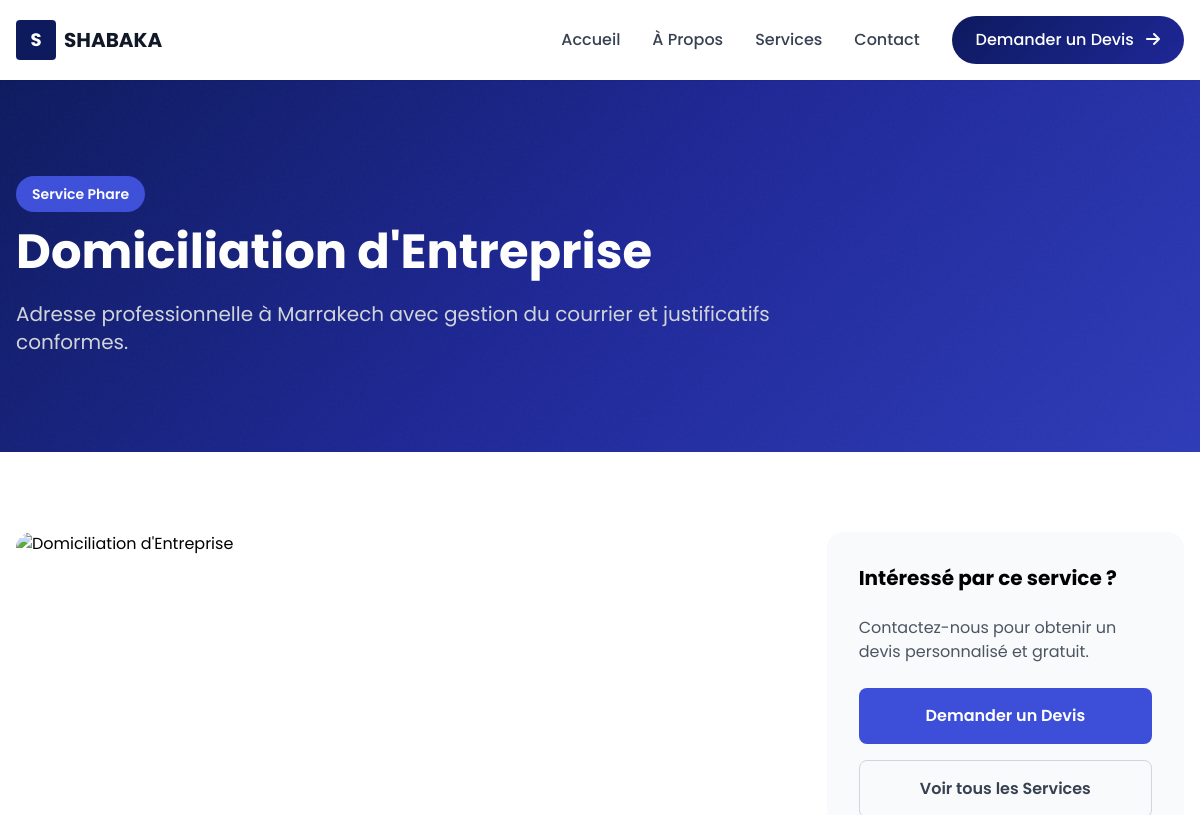
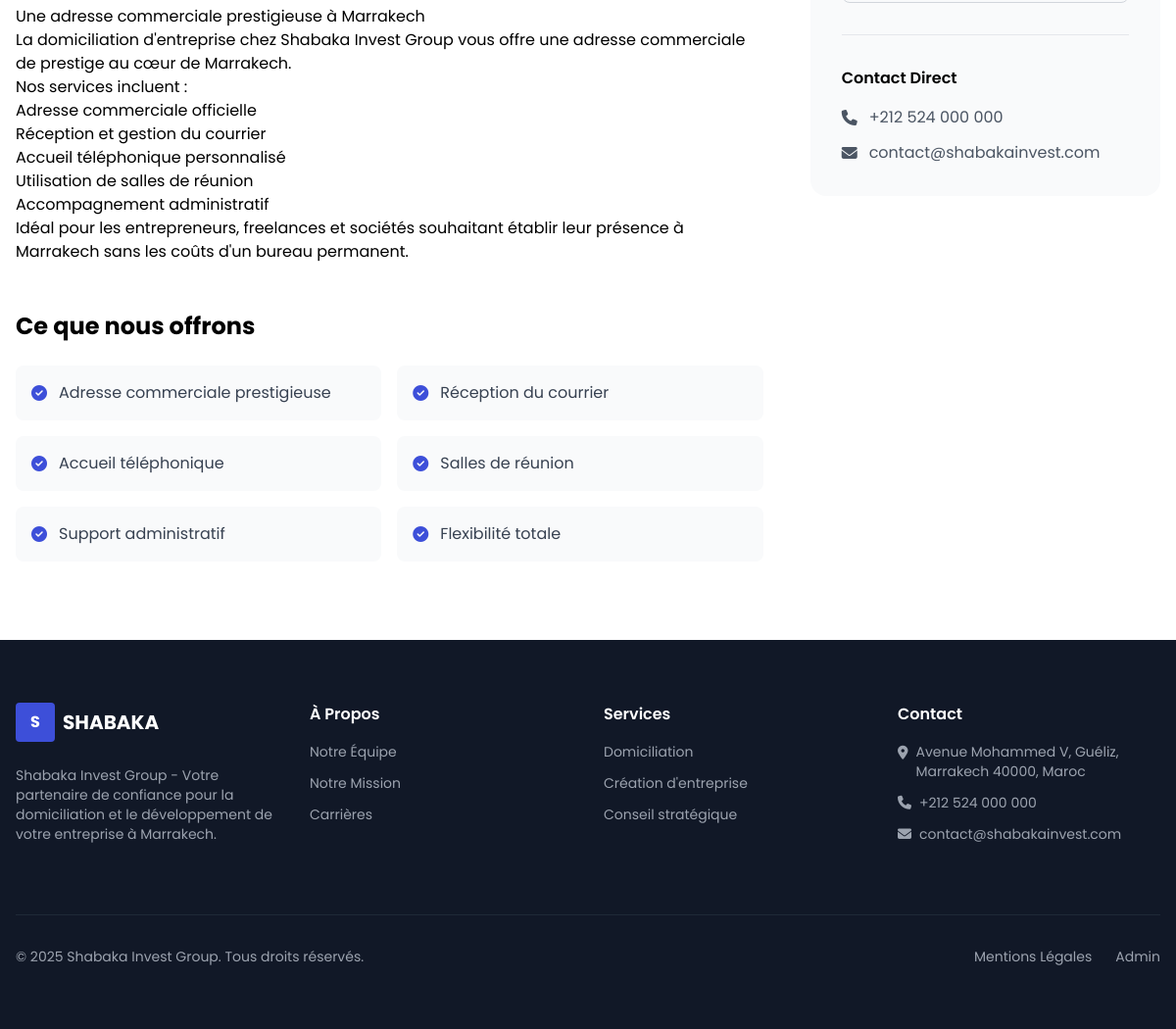
Page /services/domiciliation-entreprise on the committed database (2 pictures, top to bottom).
### modeles/__init__.py (models this page shows)
class Service(db.Model):
    __tablename__ = 'services'
    id = db.Column(db.Integer, primary_key=True)
    name = db.Column(db.String(150), nullable=False)
    slug = db.Column(db.String(100), unique=True, nullable=False)
    short_description = db.Column(db.String(300))
    description = db.Column(db.Text)
    icon = db.Column(db.String(50))
    image = db.Column(db.String(500))
    features = db.Column(db.Text)
    is_featured = db.Column(db.Boolean, default=False)
    order = db.Column(db.Integer, default=0)
    is_active = db.Column(db.Boolean, default=True)
    created_at = db.Column(db.DateTime, default=datetime.utcnow)
    updated_at = db.Column(db.DateTime, default=datetime.utcnow, onupdate=datetime.utcnow)

class SiteSettings(db.Model):
    __tablename__ = 'site_settings'
    id = db.Column(db.Integer, primary_key=True)
    site_name = db.Column(db.String(150), default='Shabaka Invest Group')
    logo = db.Column(db.String(500))
    favicon = db.Column(db.String(500))
    email = db.Column(db.String(120))
    phone = db.Column(db.String(30))
    address = db.Column(db.Text)
    facebook = db.Column(db.String(300))
    linkedin = db.Column(db.String(300))
    instagram = db.Column(db.String(300))
    whatsapp = db.Column(db.String(30))
    footer_text = db.Column(db.Text)
    google_analytics = db.Column(db.String(50))
    twitter = db.Column(db.String(300))
    youtube = db.Column(db.String(300))
    custom_header_code = db.Column(db.Text)
    custom_footer_code = db.Column(db.Text)
    updated_at = db.Column(db.DateTime, default=datetime.utcnow, onupdate=datetime.utcnow)

### routes/public.py (the view)
@public_bp.route('/services/<slug>')
def service_detail(slug):
    service = ContentService.get_service_by_slug(slug)
    if not service:
        flash('Service non trouvé.', 'warning')
        return redirect(url_for('public.services'))
    return render_template('public/service_detail.html', service=service)

### main.py (called while the page is built)
@app.after_request
def add_header(response):
    response.headers['Cache-Control'] = 'no-cache, no-store, must-revalidate'
    response.headers['Pragma'] = 'no-cache'
    response.headers['Expires'] = '0'
    return response

### routes/public.py (called while the page is built)
@public_bp.context_processor
def inject_settings():
    settings = SettingsService.get_settings()
    services = ContentService.get_all_services()
    return dict(site_settings=settings, all_services=services)

### services/__init__.py (called while the page is built, shortened)
    @staticmethod
    def get_all_services(active_only=True):
        query = Service.query
        if active_only:
            query = query.filter_by(is_active=True)
        return query.order_by(Service.order).all()

    @staticmethod
    def get_service_by_slug(slug):
        return Service.query.filter_by(slug=slug, is_active=True).first()

    @staticmethod
    def get_settings():
        settings = SiteSettings.query.first()
        return settings

### templates/public/service_detail.html
{% extends 'base.html' %}
{% block content %}
<section class="hero-gradient py-24">
    <div class="max-w-7xl mx-auto px-4">
        <div class="max-w-3xl">
            {% if service.is_featured %}
            <span class="inline-block bg-primary-600 text-white px-4 py-2 rounded-full text-sm font-semibold mb-4">Service Phare</span>
            {% endif %}
            <h1 class="text-5xl font-bold text-white mb-6">{{ service.name }}</h1>
            <p class="text-xl text-gray-300">{{ service.short_description }}</p>
        </div>
    </div>
</section>
<section class="py-20 bg-white">
    <div class="max-w-7xl mx-auto px-4">
        <div class="grid md:grid-cols-3 gap-12">
            <div class="md:col-span-2">
                {% if service.image %}
                <img src="{{ service.image }}" alt="{{ service.name }}" class="w-full h-64 object-cover rounded-2xl mb-8">
                {% else %}
                <img src="https://images.unsplash.com/photo-1497366216548-37526070297c?w=800" alt="{{ service.name }}" class="w-full h-64 object-cover rounded-2xl mb-8">
                {% endif %}
                <div class="prose prose-lg max-w-none">
                    {{ service.description | safe if service.description else '' }}
                </div>
                {% if service.features %}
                <div class="mt-12">
                    <h3 class="text-2xl font-bold text-secondary-900 mb-6">Ce que nous offrons</h3>
                    <div class="grid md:grid-cols-2 gap-4">
                        {% for feature in service.features.split(',') %}
                        <div class="flex items-center space-x-3 p-4 bg-gray-50 rounded-lg">
                            <i class="fas fa-check-circle text-primary-600"></i>
                            <span class="text-gray-700">{{ feature.strip() }}</span>
                        </div>
                        {% endfor %}
                    </div>
                </div>
                {% endif %}
            </div>
            <div class="md:col-span-1">
                <div class="bg-gray-50 rounded-2xl p-8 sticky top-24">
                    <h3 class="text-xl font-bold text-secondary-900 mb-6">Intéressé par ce service ?</h3>
                    <p class="text-gray-600 mb-6">Contactez-nous pour obtenir un devis personnalisé et gratuit.</p>
                    <a href="{{ url_for('public.contact') }}?service={{ service.slug }}" class="block w-full bg-primary-600 text-white text-center px-6 py-4 rounded-lg hover:bg-primary-700 transition font-semibold mb-4">
                        Demander un Devis
                    </a>
                    <a href="{{ url_for('public.services') }}" class="block w-full border border-gray-300 text-gray-700 text-center px-6 py-4 rounded-lg hover:bg-gray-100 transition font-semibold">
                        Voir tous les Services
                    </a>
                    <div class="mt-8 pt-8 border-t border-gray-200">
                        <h4 class="font-semibold text-secondary-900 mb-4">Contact Direct</h4>
                        {% if site_settings %}
                        <div class="space-y-3">
                            <a href="tel:{{ site_settings.phone }}" class="flex items-center text-gray-600 hover:text-primary-600">
                                <i class="fas fa-phone mr-3"></i>{{ site_settings.phone }}
                            </a>
                            <a href="mailto:{{ site_settings.email }}" class="flex items-center text-gray-600 hover:text-primary-600">
                                <i class="fas fa-envelope mr-3"></i>{{ site_settings.email }}
                            </a>
                        </div>
                        {% endif %}
                    </div>
                </div>
            </div>
        </div>
    </div>
</section>
{% endblock %}

### templates/base.html (shortened to what this page needs)
<!DOCTYPE html>
<html lang="fr">
<head>
    <script src="https://cdn.tailwindcss.com"></script>
    <script src="{{ url_for('static', filename='js/tailwind_public.js') }}"></script>
    <link href="https://cdnjs.cloudflare.com/ajax/libs/font-awesome/6.4.0/css/all.min.css" rel="stylesheet">
    <link href="{{ url_for('static', filename='css/base.css') }}" rel="stylesheet">
</head>
<body class="font-sans antialiased bg-white">
    <nav class="bg-white shadow-sm fixed w-full z-50">
        <div class="max-w-7xl mx-auto px-4">
            <div class="flex justify-between h-20">
                <div class="flex items-center">
                    <a href="{{ url_for('public.home') }}" class="flex items-center space-x-2">
                        {% if site_settings and site_settings.logo %}
                        <img src="{{ site_settings.logo }}" alt="{{ site_settings.site_name }}" class="h-12 w-auto object-contain">
                        {% else %}
                        <div class="w-10 h-10 bg-primary-900 rounded flex items-center justify-center">
                            <span class="text-white font-bold text-lg">S</span>
                        </div>
                        <span class="text-xl font-bold text-gray-900">SHABAKA</span>
                        {% endif %}
                    </a>
                </div>
                <div class="hidden md:flex items-center space-x-8">
                    <a href="{{ url_for('public.home') }}" class="text-gray-700 hover:text-primary-900 font-medium">Accueil</a>
                    <a href="{{ url_for('public.about') }}" class="text-gray-700 hover:text-primary-900 font-medium">À Propos</a>
                    <a href="{{ url_for('public.services') }}" class="text-gray-700 hover:text-primary-900 font-medium">Services</a>
                    <a href="{{ url_for('public.contact') }}" class="text-gray-700 hover:text-primary-900 font-medium">Contact</a>
                    <button onclick="openDevisModal()" class="nav-btn text-white px-6 py-3 rounded-full font-medium hover:opacity-90 transition">
                        Demander un Devis <i class="fas fa-arrow-right ml-2"></i>
                    </button>
                </div>
            </div>
        </div>
    </nav>
    <main class="pt-20">
        {% block content %}{% endblock %}
    </main>
    <footer class="bg-gray-900 text-white">
        <div class="max-w-7xl mx-auto px-4 py-16">
            <div class="grid md:grid-cols-4 gap-8">
                <div>
                    <div class="flex items-center space-x-2 mb-6">
                        {% if site_settings and site_settings.logo %}
                        <img src="{{ site_settings.logo }}" alt="{{ site_settings.site_name }}" class="h-12 w-auto object-contain bg-white rounded p-1">
                        {% else %}
                        <div class="w-10 h-10 bg-primary-600 rounded flex items-center justify-center">
                            <span class="text-white font-bold">S</span>
                        </div>
                        <span class="text-xl font-bold">SHABAKA</span>
                        {% endif %}
                    </div>
                    <p class="text-gray-400 mb-6 text-sm">
                        {% if site_settings and site_settings.footer_text %}
                        {{ site_settings.footer_text }}
                        {% else %}
                        Votre partenaire pour la création et la gestion d'entreprises à Marrakech.
                        {% endif %}
                    </p>
                </div>
                <div>
                    <h4 class="font-semibold mb-4">À Propos</h4>
                    <ul class="space-y-3 text-gray-400 text-sm">
                        <li><a href="{{ url_for('public.about') }}" class="hover:text-white transition">Notre Équipe</a></li>
                        <li><a href="{{ url_for('public.about') }}" class="hover:text-white transition">Notre Mission</a></li>
                        <li><a href="{{ url_for('public.contact') }}" class="hover:text-white transition">Carrières</a></li>
                    </ul>
                </div>
                <div>
                    <h4 class="font-semibold mb-4">Services</h4>
                    <ul class="space-y-3 text-gray-400 text-sm">
                        <li><a href="{{ url_for('public.services') }}" class="hover:text-white transition">Domiciliation</a></li>
                        <li><a href="{{ url_for('public.services') }}" class="hover:text-white transition">Création d'entreprise</a></li>
                        <li><a href="{{ url_for('public.services') }}" class="hover:text-white transition">Conseil stratégique</a></li>
                    </ul>
                </div>
                <div>
                    <h4 class="font-semibold mb-4">Contact</h4>
                    <ul class="space-y-3 text-gray-400 text-sm">
                        {% if site_settings %}
                        <li class="flex items-start space-x-2">
                            <i class="fas fa-map-marker-alt mt-1"></i>
                            <span>{{ site_settings.address }}</span>
                        </li>
                        <li class="flex items-center space-x-2">
                            <i class="fas fa-phone"></i>
                            <span>{{ site_settings.phone }}</span>
                        </li>
                        <li class="flex items-center space-x-2">
                            <i class="fas fa-envelope"></i>
                            <span>{{ site_settings.email }}</span>
                        </li>
                        {% endif %}
                    </ul>
                </div>
            </div>
            <div class="border-t border-gray-800 mt-12 pt-8 flex flex-col md:flex-row justify-between items-center">
                <p class="text-gray-400 text-sm">&copy; 2025 Shabaka Invest Group. Tous droits réservés.</p>
                <div class="flex space-x-6 mt-4 md:mt-0">
                    <a href="{{ url_for('public.legal') }}" class="text-gray-400 hover:text-white text-sm transition">Mentions Légales</a>
                    <a href="{{ url_for('admin.login') }}" class="text-gray-400 hover:text-white text-sm transition">Admin</a>
                </div>
            </div>
        </div>
    </footer>
</body>
</html>

### static/css/base.css (style rules this page uses)
.nav-btn { background: linear-gradient(135deg, #0d1a5e 0%, #1e2796 100%); }
.hero-gradient { background: linear-gradient(135deg, #0d1a5e 0%, #1e2796 50%, #2d3bb8 100%); position: relative; }
.hero-gradient::before { content: ''; position: absolute; top: 0; left: 0; right: 0; bottom: 0; opacity: 0.03; pointer-events: none; }

### rows in the picture
Service: name "Domiciliation d'Entreprise", short_description "Adresse professionnelle à Marrakech avec gestion du courrier et justificatifs conformes.", description "Une adresse commerciale prestigieuse à Marrakech La domiciliation d'entreprise chez Shabaka Invest Group vous offre une adresse commerciale de prestige au cœur de Marrakech. Nos services incluent : Adresse commerciale officielle Réception et gestion du courrier Accueil téléphonique personnalisé Utilisation de salles de réunion Accompagnement administratif Idéal pour les entrepreneurs, freelances et sociétés souhaitant établir leur présence à Marrakech sans les coûts d'un bureau permanent."
SiteSettings: phone "+212 524 000 000", email "contact@shabakainvest.com", footer_text "Shabaka Invest Group - Votre partenaire de confiance pour la domiciliation et le développement de votre entreprise à Marrakech.", address "Avenue Mohammed V, Guéliz, Marrakech 40000, Maroc"

### other values in the picture
{{ feature.strip() }} "Adresse commerciale prestigieuse" "Réception du courrier" "Accueil téléphonique" "Salles de réunion" "Support administratif" "Flexibilité totale"
